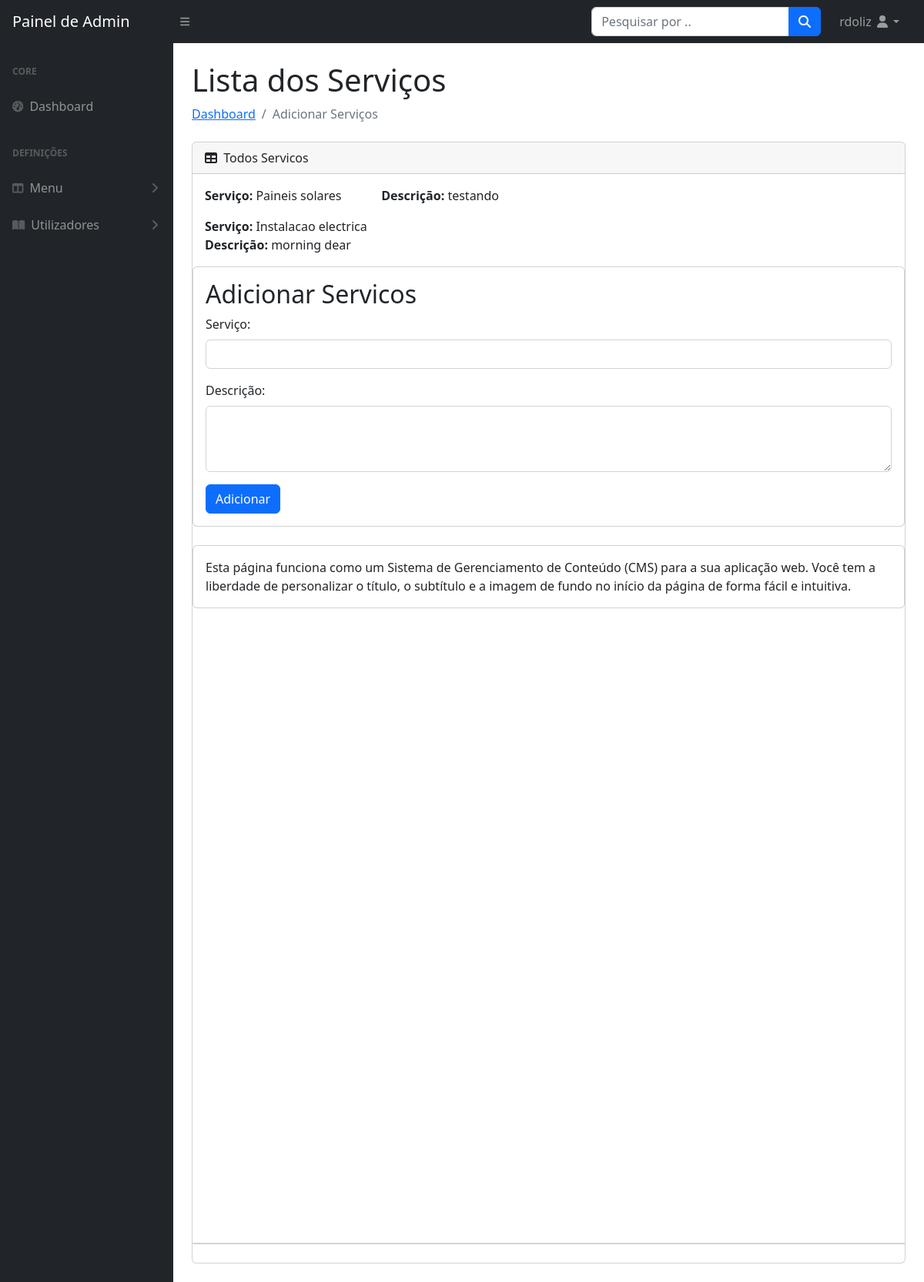
/admin/servicos.php (signed in), run on the app's committed database.
### tables this page shows
CREATE TABLE `servicos` (
  `id` int(11) NOT NULL,
  `admin_id` int(11) NOT NULL,
  `servico` varchar(250) NOT NULL,
  `descricao` varchar(250) NOT NULL
);

### admin/servicos.php (the view, shortened to what this page needs)
<?php
include 'config/config.php';
$sql = "SELECT * FROM servicos";
$result = mysqli_query($conn, $sql);
?>
<!DOCTYPE html>
<html lang="en">
    <head>
        <link href="css/styles.css" rel="stylesheet" />
    </head>
    <body>
    <nav class="sb-topnav navbar navbar-expand navbar-dark bg-dark">
            <a class="navbar-brand ps-3" href="index.html">Painel de Admin</a>
            <button class="btn btn-link btn-sm order-1 order-lg-0 me-4 me-lg-0" id="sidebarToggle" href="#!"><i class="fas fa-bars"></i></button>
            <form class="d-none d-md-inline-block form-inline ms-auto me-0 me-md-3 my-2 my-md-0">
                <div class="input-group">
                    <input class="form-control" type="text" placeholder="Pesquisar por .." aria-label="Search for..." aria-describedby="btnNavbarSearch" />
                    <button class="btn btn-primary" id="btnNavbarSearch" type="button"><i class="fas fa-search"></i></button>
                </div>
            </form>
            <ul class="navbar-nav ms-auto ms-md-0 me-3 me-lg-4">
                <li class="nav-item dropdown">
                    <a class="nav-link dropdown-toggle" id="navbarDropdown" href="#" role="button" data-bs-toggle="dropdown" aria-expanded="false"> <?php echo  $_SESSION['username']; ?> <i class="fas fa-user fa-fw"></i></a>
                </li>
            </ul>
        </nav>
        <div id="layoutSidenav">
            <div id="layoutSidenav_nav">
                <nav class="sb-sidenav accordion sb-sidenav-dark" id="sidenavAccordion">
                    <div class="sb-sidenav-menu">
                        <div class="nav">
                            <div class="sb-sidenav-menu-heading">Core</div>
                            <a class="nav-link" href="index.html">
                                <div class="sb-nav-link-icon"><i class="fas fa-tachometer-alt"></i></div>
                                Dashboard
                            </a>
                            <div class="sb-sidenav-menu-heading">Definições</div>
                            <a class="nav-link collapsed" href="#" data-bs-toggle="collapse" data-bs-target="#collapseLayouts" aria-expanded="false" aria-controls="collapseLayouts">
                                <div class="sb-nav-link-icon"><i class="fas fa-columns"></i></div>
                                Menu
                                <div class="sb-sidenav-collapse-arrow"><i class="fas fa-angle-down"></i></div>
                            </a>
                            <a class="nav-link collapsed" href="#" data-bs-toggle="collapse" data-bs-target="#collapsePages" aria-expanded="false" aria-controls="collapsePages">
                                <div class="sb-nav-link-icon"><i class="fas fa-book-open"></i></div>
                                Utilizadores
                                <div class="sb-sidenav-collapse-arrow"><i class="fas fa-angle-down"></i></div>
                            </a>
                    </div>
                </nav>
            </div>
        <main>
    <div class="container-fluid px-4">
        <h1 class="mt-4">Lista dos Serviços</h1>
        <ol class="breadcrumb mb-4">
            <li class="breadcrumb-item"><a href="home.php">Dashboard</a></li>
            <li class="breadcrumb-item active">Adicionar Serviços</li>
        </ol>
        <div class="card mb-4">
            <div class="card-header">
                <i class="fas fa-table me-1"></i>
                Todos Servicos
            </div>
            <div class="card-body">
                <div class="row mb-3">
                <?php while ($row = mysqli_fetch_assoc($result)) : ?>
                    <div class="col-md-3">
                        <strong>Serviço:</strong>
                        <?php echo $row['servico']; ?>
                    </div>
                    <div class="col-md-3">
                        <strong>Descriçāo:</strong>
                        <?php echo $row ['descricao']; ?>
                    </div>
                </div>
                <?php endwhile; ?>
 <div class="card mb-4">
        <div class="card-body">
            <h2>Adicionar Servicos </h2>
            <form method="post" enctype="multipart/form-data">
                <div class="mb-3">
                    <label for="servico" class="form-label">Serviço:</label>
                    <input type="text" class="form-control" id="servico" name="servico" required>
                </div>
                <div class="mb-3">
                    <label for="descricao" class="form-label">Descrição:</label>
                    <textarea class="form-control" id="descricao" name="descricao" rows="3" required></textarea>
                </div>
                <button type="submit" class="btn btn-primary" name="submit">Adicionar</button>
            </form>
        </div>
    </div>
        <div class="card mb-4">
            <div class="card-body">
            <p class="mb-0">
    Esta página funciona como um Sistema de Gerenciamento de Conteúdo (CMS) para a sua aplicação web. Você tem a liberdade de personalizar o título, o subtítulo e a imagem de fundo no início da página de forma fácil e intuitiva. </p>
            </div>
        </div>
        <div style="height: 100vh"></div>
        <div class="card mb-4">
        </div>
    </div>
</main>
        </div>
    </body>
</html>

### data on the page
servicos: servico "Paineis solares", descricao "testando"
servicos: servico "Instalacao electrica", descricao "morning dear"

### other printed values
$_SESSION['username'] "rdoliz"
